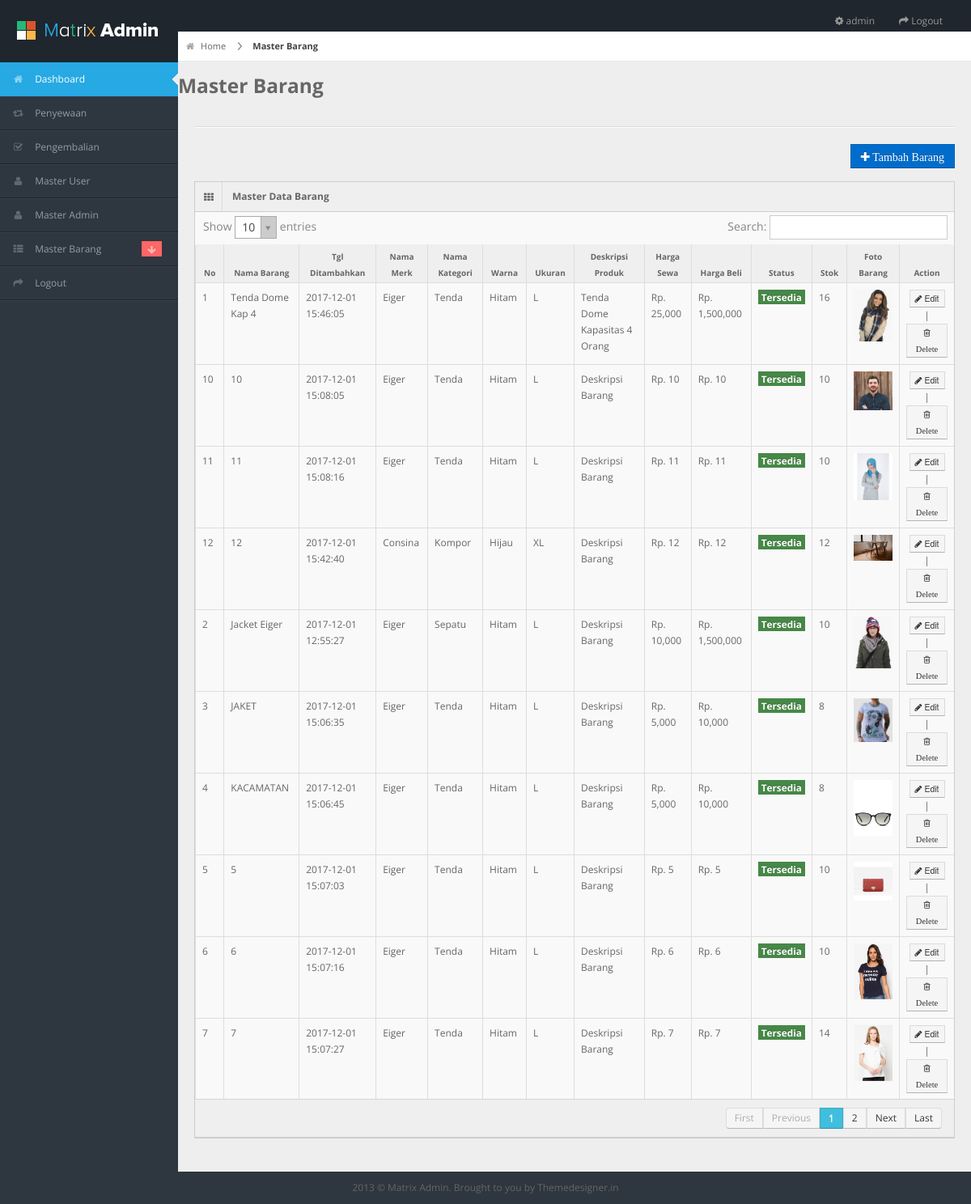
Page /admin/pages/kelola_barang.php (signed in) on the earlier database version.
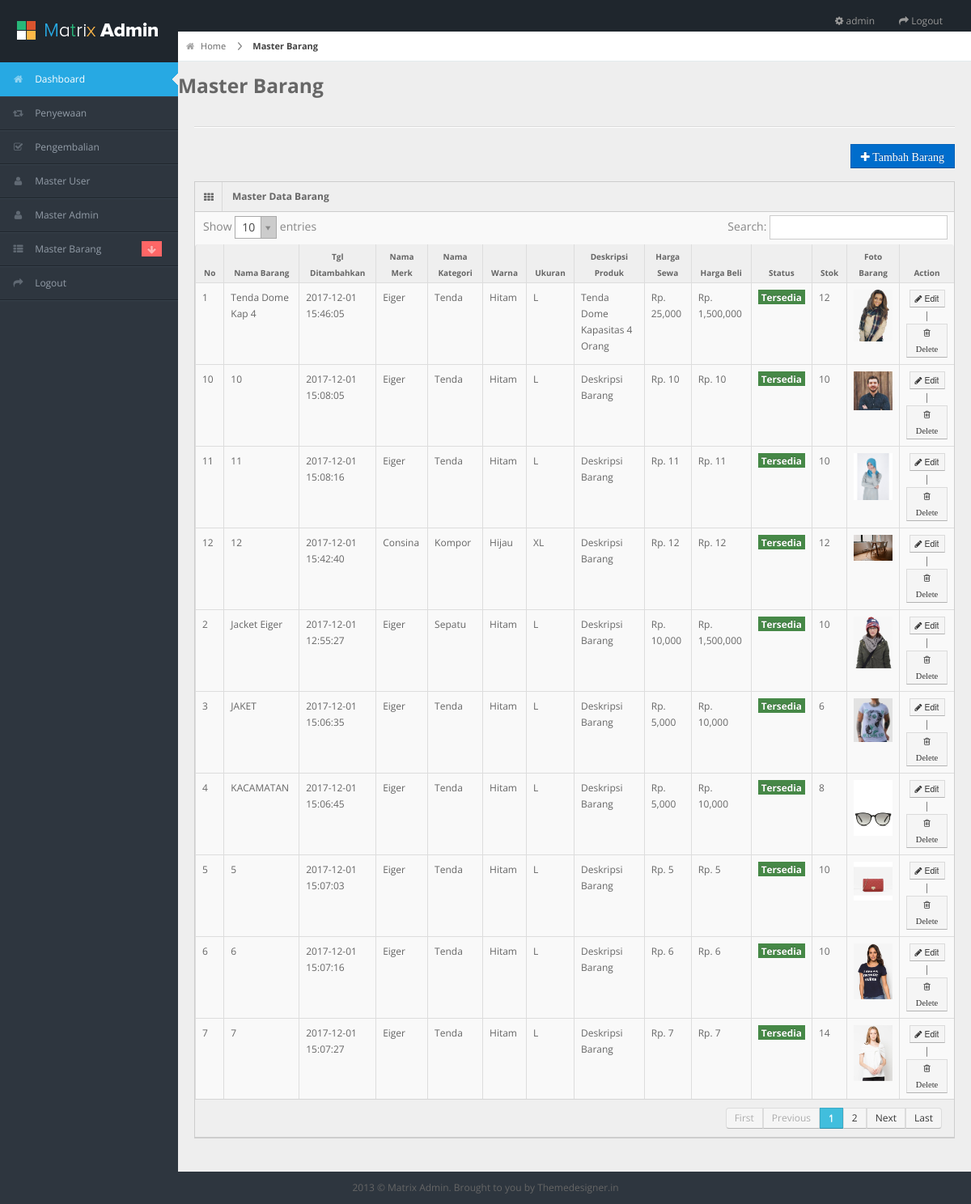
Same page on the later database version.
### tables this page shows
CREATE TABLE IF NOT EXISTS `m_barang` (
  `id_barang` int(11) NOT NULL,
  `nama_barang` varchar(255) DEFAULT NULL,
  `tgl_ditambakan` datetime DEFAULT NULL,
  `id_merk` int(11) DEFAULT NULL,
  `id_kategori` int(11) DEFAULT NULL,
  `id_warna` int(11) DEFAULT NULL,
  `id_ukuran` int(11) DEFAULT NULL,
  `deskripsi` varchar(255) DEFAULT NULL,
  `harga_sewa` int(11) DEFAULT NULL,
  `harga_beli` varchar(255) DEFAULT NULL,
  `stok` int(11) DEFAULT NULL,
  `status` int(11) DEFAULT NULL,
  `foto` varchar(255) DEFAULT NULL
);

CREATE TABLE IF NOT EXISTS `m_merk` (
  `id_merk` int(11) NOT NULL,
  `nama_merk` varchar(255) DEFAULT NULL
);

CREATE TABLE IF NOT EXISTS `m_kategori` (
  `id_kategori` int(11) NOT NULL,
  `nama_kategori` varchar(255) DEFAULT NULL
);

CREATE TABLE IF NOT EXISTS `m_warna` (
  `id_warna` int(11) NOT NULL,
  `nama_warna` varchar(255) DEFAULT NULL
);

CREATE TABLE IF NOT EXISTS `m_ukuran` (
  `id_ukuran` int(11) NOT NULL,
  `nama_ukuran` varchar(255) DEFAULT NULL
);

### admin/pages/kelola_barang.php (the view, shortened to what this page needs)
<?php include 'header.php'; ?>
<?php include 'nav.php'; ?>
<div id="content">
	<div id="content-header">
		<div id="breadcrumb"> <a href="#" title="Go to Home" class="tip-bottom"><i class="icon-home"></i> Home</a> <a href="#" class="current">Master Barang</a> </div>
		<h3>Master Barang</h3>
	</div>
	<div class="container-fluid">
		<hr>
		<div class="row-fluid">
			<div class="row">
				<div class="pull-right">
					<a href="tambah_barang.php">
						<button class="btn btn-primary"> <i class="icon-plus"> Tambah Barang</i>
						</button></a>
					</div>
				</div>
				<div class="widget-box">
					<div class="widget-title"> <span class="icon"><i class="icon-th"></i></span>
						<h5>Master Data Barang</h5>
					</div>
					<div class="widget-content nopadding">
						<table class="table table-bordered data-table">
							<thead>
								<tr>
									<th>No</th>
									<th>Nama Barang</th>
									<th>Tgl Ditambahkan</th>
									<th>Nama Merk</th>
									<th>Nama Kategori</th>
									<th>Warna</th>
									<th>Ukuran</th>
									<th>Deskripsi Produk</th>
									<th>Harga Sewa</th>
									<th>Harga Beli</th>
									<th>Status</th>
									<th>Stok</th>
									<th>Foto Barang</th>
									<th>Action</th>
								</tr>
							</thead>
							<tbody>
								<?php
								$no=1;
								$sql = mysql_query("SELECT
									m_barang.id_barang,
									m_barang.nama_barang,
									m_barang.tgl_ditambakan,
									m_barang.deskripsi,
									m_barang.harga_sewa,
									m_barang.harga_beli,
									m_barang.stok,
									m_barang.status,
									m_kategori.nama_kategori,
									m_merk.nama_merk,
									m_ukuran.nama_ukuran,
									m_warna.nama_warna,
									m_barang.foto
									FROM
									m_barang ,
									m_kategori ,
									m_merk ,
									m_ukuran ,
									m_warna
									WHERE
									m_barang.id_merk = m_merk.id_merk AND
									m_barang.id_kategori = m_kategori.id_kategori AND
									m_barang.id_ukuran = m_ukuran.id_ukuran AND
									m_barang.id_warna = m_warna.id_warna
									");
								while($row = mysql_fetch_array($sql)){
									if($row['status']==1){
										$status = '<span class="label label-success"> Tersedia </span>';
									}else{
										$status = '<span class="label label-danger"> Tidak Tersedia </span>';
									}
									?>
									<tr>
										<form action="" method="POST">
											<td><?php echo $no; ?></td>
											<td><?php echo $row['nama_barang']; ?></td>
											<td><?php echo $row['tgl_ditambakan']; ?></td>
											<td><?php echo $row['nama_merk']; ?></td>
											<td><?php echo $row['nama_kategori']; ?></td>
											<td><?php echo $row['nama_warna']; ?></td>
											<td><?php echo $row['nama_ukuran']; ?></td>
											<td><?php echo $row['deskripsi']; ?></td>
											<td>Rp. <?php echo number_format($row['harga_sewa']); ?></td>
											<td>Rp. <?php echo number_format($row['harga_beli']); ?></td>
											<td><?php echo $status; ?></td>
											<td><?php echo $row['stok']; ?></td>
											<td><img src="../img/<?php echo $row['foto']; ?>" width="100" height="100"></td>
											<td style="text-align: center;">
												<a href="edit_barang.php?id_barang=<?php echo $row['id_barang']; ?>">
													<button type="button" class="btn btn-mini btn-default">
														<i class="icon-pencil"></i> Edit</button></a> |
														<button type="submit" name="delete" class="btn btn-mini btn-default"> <i class="icon-trash"> Delete </i></button>
													</td>
												</form>
											</tr>
											<?php
											$no++;
										} ?>
										</tbody>
									</table>
								</div>
							</div>
						</div>
					</div>
				</div>
				<?php include 'footer.php'; ?>

### admin/pages/header.php (shortened to what this page needs)
<?php
	if(!isset($_SESSION['id_admin'])){
		echo "<script> window.alert('Silahkan Login Terlebih Dahulu'); location.replace('../index.php')  </script>";
	}else{
		$sql = mysql_query("SELECT * FROM m_admin WHERE id_admin = '$_SESSION[id_admin]'")or die(mysql_error());
		$admin = mysql_fetch_array($sql);
		$nama_admin = $admin['nama_admin'];
	}
?>
<!DOCTYPE html>
<html lang="en">
<head>
<link rel="stylesheet" href="../css/bootstrap.min.css" />
<link rel="stylesheet" href="../css/bootstrap-responsive.min.css" />
<link rel="stylesheet" href="../css/uniform.css" />
<link rel="stylesheet" href="../css/select2.css" />
<link rel="stylesheet" href="../css/matrix-style.css" />
<link rel="stylesheet" href="../css/matrix-media.css" />
<link href="../font-awesome/css/font-awesome.css" rel="stylesheet" />
</head>
<body>
<div id="header">
  <h1><a href="dashboard.html">Matrix Admin</a></h1>
</div>
<div id="search" class="navbar navbar-inverse pull-right">
  <ul class="nav">
    <li class=""><a title="" href="#"><i class="icon icon-cog"></i> <span class="text"><?php echo $nama_admin; ?></span></a></li>
    <li class=""><a title="" href="logout.php"><i class="icon icon-share-alt"></i> <span class="text">Logout</span></a></li>
  </ul>
</div>

### admin/pages/nav.php (shortened to what this page needs)
<div id="sidebar"><a href="#" class="visible-phone"><i class="icon icon-home"></i> Dashboard</a>
  <ul>
    <li class="active"><a href="index.html"><i class="icon icon-home"></i> <span>Dashboard</span></a> </li>
    <li> <a href="kelola_penyewaan.php"><i class="icon icon-retweet"></i> <span>Penyewaan</span></a> </li>
    <li> <a href="kelola_pengembalian.php"><i class="icon icon-check"></i> <span>Pengembalian</span></a> </li>
    <li> <a href="kelola_user.php"><i class="icon icon-user"></i> <span>Master User</span></a> </li>
    <li> <a href="kelola_admin.php"><i class="icon icon-user"></i> <span>Master Admin</span></a> </li>
    <li class="submenu"> <a href="#"><i class="icon icon-th-list"></i> <span>Master Barang</span>
      <span class="label label-important"><i class="icon-arrow-down"></i></span></a>
    </li>
    <li> <a href="logout.php"><i class="icon icon-share-alt"></i> <span>Logout</span></a> </li>
  </ul>
</div>

### admin/pages/footer.php (shortened to what this page needs)
<div class="row-fluid">
	<div id="footer" class="span12"> 2013 &copy; Matrix Admin. Brought to you by <a href="http://themedesigner.in">Themedesigner.in</a> </div>
</div>
</body>
</html>

### admin/css/matrix-style.css (style rules this page uses)
* { outline:none !important; -moz-outline: none !important; }
html, body { height:100% }
body { overflow-x: hidden; margin-top: -10px; font-family: 'Open Sans', sans-serif; font-size:12px; color:#666; }
a { color:#666; }
select, textarea, input[type="text"], input[type="password"], input[type="datetime"], input[type="datetime-local"], input[type="date"], input[type="month"], input[type="time"], input[type="week"], input[type="number"], input[type="email"], input[type="url"], input[type="search"], input[type="tel"], input[type="color"], .uneditable-input, .label, .dropdown-menu, .btn, .well, .progress, .table-bordered, .btn-group > .btn:first-child, .btn-group > .btn:last-child, .btn-group > .btn:last-child, .btn-group > .dropdown-toggle, .alert { border-radius:0px; }
.btn, textarea, input[type="text"], input[type="password"], input[type="datetime"], input[type="datetime-local"], input[type="date"], input[type="month"], input[type="time"], input[type="week"], input[type="number"], input[type="email"], input[type="url"], input[type="search"], input[type="tel"], input[type="color"], .uneditable-input { box-shadow:none; }
.progress, .progress-success .bar, .progress .bar-success, .progress-warning .bar, .progress .bar-warning, .progress-danger .bar, .progress .bar-danger, .progress-info .bar, .progress .bar-info, .btn, .btn-primary { background-image:none; }
#footer { padding:10px; text-align:center; }
hr { border-top-color:#dadada; }
.label-important, .badge-important { background:#f74d4d; }
#header { height: 77px; position: relative; width: 100%; z-index: -9; }
#header h1 { background: url("../img/logo.png") no-repeat scroll 0 0 transparent; height: 31px; left: 20px; line-height: 600px; overflow: hidden; position: relative; top: 26px; width: 191px; }
#header h1 a { display: block; }
#search { position: absolute; z-index: 25; top: 6px; right:10px; }
#user-nav > ul > li > a > i, #sidebar li a i { opacity: .5; margin-top: 2px; }
#sidebar { display: block; float: left; position: relative; width: 220px; z-index: 16; }
#sidebar > ul { list-style: none; margin: 0px 0 0; padding: 0; position: absolute; width: 220px; }
#sidebar > ul > li { display: block; position: relative; }
#sidebar > ul > li > a { padding: 10px 0 10px 15px; display: block; color: #939da8; }
#sidebar > ul > li > a > i { margin-right: 10px; }
#sidebar > ul > li.active > a { background: url("../img/menu-active.png") no-repeat scroll right center transparent !important; text-decoration:none; }
#sidebar > ul > li > a > .label { margin: 0 20px 0 0; float: right; padding: 3px 5px 2px; }
#content { background: none repeat scroll 0 0 #eeeeee; margin-left: 220px; margin-right: 0; padding-bottom: 25px; position: relative; min-height:100%; width: auto; }
#content-header { position: abslute; width: 100%; margin-top: -38px; z-index: 20; }
#breadcrumb { background-color: #fff; border-bottom: 1px solid #e3ebed; }
#breadcrumb a { padding: 8px 20px 8px 10px; display: inline-block; background-image: url('../img/breadcrumb.png'); background-position: center right; background-repeat: no-repeat; font-size: 11px; color: #666666; }
#breadcrumb a:last-child { background-image:none; }
#breadcrumb a.current { font-weight: bold; color: #444444; }
#breadcrumb a i { margin-right: 5px; opacity: .6; }
.stat-boxes .peity_bar_good, .stat-boxes .peity_line_good, { color: #459D1C; }
.widget-box { background: none repeat scroll 0 0 #F9F9F9; border-left: 1px solid #CDCDCD; border-top: 1px solid #CDCDCD; border-right: 1px solid #CDCDCD; clear: both; margin-top: 16px; margin-bottom: 16px; position: relative; }
.widget-title, .modal-header, .table th, div.dataTables_wrapper .ui-widget-header { background:#efefef; border-bottom: 1px solid #CDCDCD; height: 36px; }
.widget-title span.icon { padding: 9px 10px 7px 11px; float: left; border-right:1px solid #dadada; }
.widget-title h5 { color: #666; float: left; font-size: 12px; font-weight: bold; padding: 12px; line-height: 12px; margin: 0; }
.widget-content { padding:15px; border-bottom: 1px solid #cdcdcd; }
.table th { height: auto; font-size: 10px; padding: 5px 10px 2px; border-bottom: 0; text-align: center; color: #666666; }
.nopadding { padding: 0 !important; }
.nopadding .table { margin-bottom: 0; }
.nopadding .table-bordered { border: 0; }
form { margin-bottom: 0; }

Differences in the rows shown:
changed m_barang "Tenda Dome Kap 4": stok "16" → "12"
changed m_barang "JAKET": stok "8" → "6"
